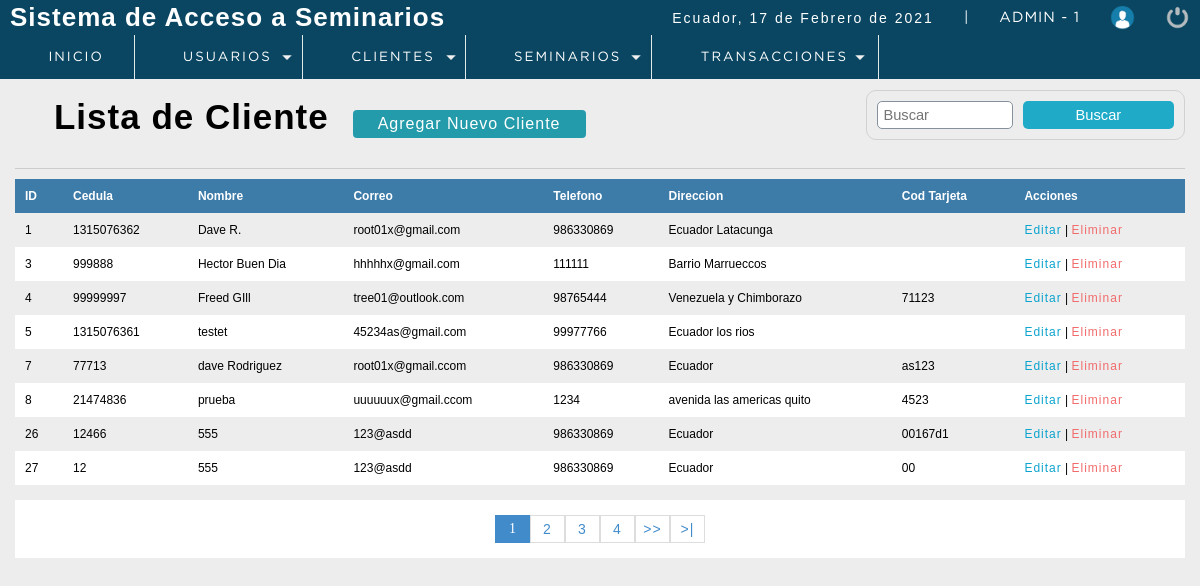
The page /sistema/lista_clientes.php (signed in) on the database as committed earlier.
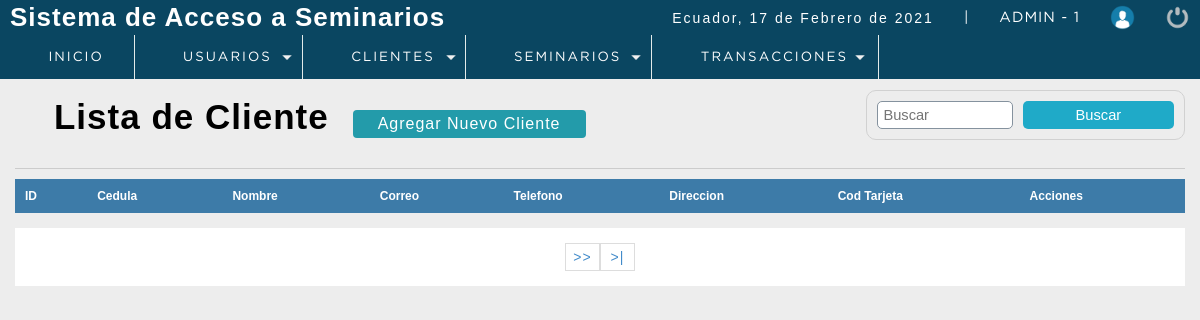
The same page on the database as committed later.
### tables this page shows
CREATE TABLE `cliente` (
  `idcliente` int(11) NOT NULL,
  `cedula` int(11) DEFAULT NULL,
  `nombre` varchar(80) DEFAULT NULL,
  `apellidos` varchar(80) NOT NULL,
  `Correo` varchar(80) DEFAULT NULL,
  `telefono` int(11) DEFAULT NULL,
  `direccion` text DEFAULT NULL,
  `dateAdd` datetime NOT NULL DEFAULT current_timestamp(),
  `usuario_id` int(11) NOT NULL,
  `status` int(11) NOT NULL DEFAULT 1,
  `cod_tarjeta` varchar(20) NOT NULL
);

### sistema/includes/functions.php (called while the page is built, shortened)
<?php
	function fechaC(){
		$mes = array("","Enero",
					  "Febrero",
					  "Marzo",
					  "Abril",
					  "Mayo",
					  "Junio",
					  "Julio",
					  "Agosto",
					  "Septiembre",
					  "Octubre",
					  "Noviembre",
					  "Diciembre");
		return date('d')." de ". $mes[date('n')] . " de " . date('Y');
	}
 ?>

### sistema/lista_clientes.php (the view, shortened to what this page needs)
<?php
 include "../conection.php";
?>
<!DOCTYPE html>
<html lang="en">
<head>
	<?php include "includes/scripts.php"?>
</head>
<body>
 <?php include "includes/header.php"?>
	<section id="container">
		<h1><i class="fas fa-list-alt"></i> Lista de Cliente</h1>
        <a href="registro_cliente.php" class="btn_new">Agregar Nuevo Cliente</a>
    <form action="buscar_cliente.php" method="get" class="form_search">
        <input type="text" name="busqueda" id="busqueda" placeholder="Buscar">
        <input type="submit" value="Buscar" class="btn_search" >
    </form>
    <hr>
        <table>
            <tr>
                <th>ID</th>
                <th>Cedula</th>
                <th>Nombre</th>
                <th>Correo</th>
                <th>Telefono</th>
                <th>Direccion</th>
                <th>Cod Tarjeta</th>
                <th>Acciones</th>
            </tr>
            <?php
           $sql_registre = mysqli_query($conection,"SELECT COUNT(*) AS total_registro FROM cliente WHERE Status =1");
           $result_registre = mysqli_fetch_array($sql_registre);
           $total_resgistros = $result_registre['total_registro'];
           $por_pagina = 8;
           if (empty($_GET['pagina'])) {
               $pagina =1;
           }
           else {
               $pagina = $_GET['pagina'];
           }
           $desde = ($pagina - 1) * $por_pagina;
           $total_paginas = ceil($total_resgistros / $por_pagina);
           $query = mysqli_query($conection,"SELECT idcliente, cedula, CONCAT(Nombre, ' ', Apellidos) AS nombre_c, Correo, telefono, direccion, cod_tarjeta
                                                                    FROM cliente  WHERE status = 1
                                                                    ORDER BY idcliente ASC LIMIT $desde, $por_pagina");
           $result = mysqli_num_rows($query);
           if ($result > 0) {
               while ($data = mysqli_fetch_array($query)) {
           ?>
            <tr>
                <td><?php echo $data["idcliente"];?></td>
                <td><?php echo $data["cedula"];?></td>
                <td><?php echo $data["nombre_c"];?></td>
                <td><?php echo $data["Correo"];?></td>
                <td><?php echo $data["telefono"];?></td>
                <td><?php echo $data["direccion"];?></td>
                <td><?php echo $data["cod_tarjeta"];?></td>
                <td>
                    <a class="link_edit" href="editar_cliente.php?id=<?php echo $data["idcliente"];?>">Editar</a>
                   <?php if ($_SESSION['rol']==1 || $_SESSION['rol']==2) {
                     ?>
                     |
                    <a class="link_delete" href="eliminar_cliente.php?id=<?php echo $data["idcliente"];?>">Eliminar</a>
                    <?php } ?>
                </td>
            </tr>
                <?php
               }
           }
            ?>
        </table>
        <div class="paginador">
                    <ul>
                    <?php
                    for ($i=1; $i <= $total_paginas; $i++) {
                        if ($i == $pagina) {
                            echo '<li class="pageSelected">'.$i.'</li>';
                        }
                        else {
                            echo '<li><a href="?pagina='.$i.'">'.$i.'</a></li>';
                        }
                    }
                    if ($pagina!=$total_paginas) {
                    ?>
                    <li><a href="?pagina=<?php echo $pagina+1;?>">>></a></li>
                    <li><a href="?pagina=<?php echo $total_paginas;?>">>|</a></li>
                        <?php
                            }
                        ?>
                    </ul>
                </div>
	</section>
</body>
</html>

### sistema/includes/scripts.php (shortened to what this page needs)
<link rel="stylesheet" type="text/css" href="css/style.css">
<?php include "functions.php"?>

### sistema/includes/header.php (shortened to what this page needs)
<header>
		<div class="header">
			<h1>Sistema de Acceso a Seminarios</h1>
			<div class="optionsBar">
				<p>Ecuador, <?php echo fechaC();  ?></p>
				<span>|</span>
				<span class="user"><?php echo $_SESSION['user'].' - '.$_SESSION['rol'] ?></span>
				<img class="photouser" src="img/user.png" alt="Usuario">
				<a href="salir.php"><img class="close" src="img/salir.png" alt="Salir del sistema" title="Salir"></a>
			</div>
		</div>
    <?php  include "nav.php" ?>
</header>

### sistema/includes/nav.php (shortened to what this page needs)
<nav>
			<ul>
				<li><a href="index.php"><i class="fas fa-laptop-house"></i> Inicio</a></li>
				<?php
					if ($_SESSION['rol'] == 1) {
				?>
				<li class="principal">
					<a href="#"><i class="fas fa-users"></i> Usuarios</a>
				</li>
				<?php }?>
				<li class="principal">
					<a href="#"><i class="far fa-address-card"></i> Clientes</a>
				</li>
				<li class="principal">
					<a href="#"> <i class="far fa-clock"></i> Seminarios</a>
				</li>
				<li class="principal">
					<a href="#"><i class="far fa-calendar-check"></i> Transacciones</a>
				</li>
			</ul>
		</nav>

### sistema/css/style.css (style rules this page uses)
* { margin: 0; padding: 0; box-sizing: border-box; }
body { background: #ededed; }
h1, h2, h3, h4, h5, h6 { font-family: 'arial'; font-weight: bold; letter-spacing: 1px; }
h1 { font-size: 26px; }
p { font-family: 'arial'; letter-spacing: 2px; font-size: 14px; line-height: 20px; }
a { text-decoration: none; font-family: arial; letter-spacing: 1px; }
span { font-family: 'GothamBook'; letter-spacing: 1px; font-size: 14px; line-height: 20px; }
header { position: fixed; width: 100%; }
.header { color: #FFF; background: #0a4661; height: 35px; display: -webkit-flex; display: -moz-flex; display: -ms-flex; display: -o-flex; display: flex; justify-content: space-between; align-items: center; padding: 10px; }
.optionsBar { display: -webkit-flex; display: -moz-flex; display: -ms-flex; display: -o-flex; display: flex; justify-content: center; align-items: center; }
.optionsBar span { color: #FFF; font-size: 11pt; font-family: 'GothamBook'; text-transform: uppercase; margin-left: 30px; }
.photouser { margin-left: 30px; width: 25px; height: 25px; }
.close { width: 25px; height: 25px; }
.optionsBar a { display: -webkit-flex; display: -moz-flex; display: -ms-flex; display: -o-flex; display: flex; margin-left: 30px; }
nav ul { background: #0a4661; list-style: none; display: -webkit-flex; display: -moz-flex; display: -ms-flex; display: -o-flex; display: flex; justify-content: left; align-items: center; }
nav ul > li a { position: relative; }
nav a { color: #FFF; display: block; font-size: 10pt; font-family: 'GothamBook'; padding: 15px 30px; text-transform: uppercase; letter-spacing: 2px; transition: background .5s; border-right: 1px solid #e3ebea; }
nav .principal > a { background: url(../img/arrow_bottom.png) no-repeat; background-position-x: 0%; background-position-y: 0%; background-size: auto auto; background-position: 94% center; background-size: 10px; }
#container { padding: 90px 15px 15px; }
hr { border: 0; background: #CCC; height: 1px; margin: 10px 0; display: block; }
form { border: 2px solid #78909C; border-radius: 2%; background: #FFF; margin: auto; padding: 20px 50px; border: 1px solid #d1d1d1; }
input,select { display: block; width: 100%; font-size: 11pt; padding: 5px; border: 1px solid #85929e; border-radius: 5px; }
#container h1 { font-size: 35px; display: inline-block; }
.btn_new { display: inline-block; background: #239baa; color: #FFF; padding: 5px 25px; border-radius: 4px; margin: 20px; }
table { border-collapse: collapse; font-size: 12px; font-family: 'arial'; width: 100%; }
table th { text-align: left; padding: 10px; background: #3d7ba8; color: #FFF; }
table tr:nth-child(odd) { background: #FFF; }
.paginador ul { padding: 15px; list-style: none; background: #FFF; margin-top: 15px; display: -webkit-flex; display: -moz-flex; display: -ms-flex; display: -o-flex; display: flex; justify-content: center; }
.paginador a, .pageSelected { color: #428bca; border: 1px solid #ddd; padding: 5px; display: inline-block; font-size: 14px; text-align: center; width: 35px; }
.form_search { display: -webkit-flex; display: -moz-flex; display: -ms-flex; display: -o-flex; display: flex; float: right; background: initial; padding: 10px; border-radius: 10px; }
.form_search .btn_search { background: #1faac8; color: #FFF; padding: 0 20px; border: 0; cursor: pointer; margin-left: 10px; }
table td { padding: 10px; }
.link_edit { color: #0ca4ce; }
.link_delete { color: #f26b6b; }
.pageSelected { color: #FFF; background: #428bca; border: 1px solid #428bca; }

Rows that differ between the two databases and show on the page:
removed cliente: idcliente "1", cedula "1315076362", nombre_c "Dave R.", Correo "root01x@gmail.com", telefono "986330869", direccion "Ecuador Latacunga"
removed cliente: idcliente "3", cedula "999888", nombre_c "Hector Buen Dia", Correo "hhhhhx@gmail.com", telefono "111111", direccion "Barrio Marrueccos"
removed cliente: idcliente "4", cedula "99999997", nombre_c "Freed GIll", Correo "tree01@outlook.com", telefono "98765444", direccion "Venezuela y Chimborazo", cod_tarjeta "71123"
removed cliente: idcliente "5", cedula "1315076361", nombre_c "testet", Correo "45234as@gmail.com", telefono "99977766", direccion "Ecuador los rios"
removed cliente: idcliente "7", cedula "77713", nombre_c "dave Rodriguez", Correo "root01x@gmail.ccom", telefono "986330869", direccion "Ecuador", cod_tarjeta "as123"
removed cliente: idcliente "8", cedula "21474836", nombre_c "prueba", Correo "uuuuuux@gmail.ccom", telefono "1234", direccion "avenida las americas quito", cod_tarjeta "4523"
removed cliente: idcliente "26", cedula "12466", nombre_c "555", Correo "123@asdd", telefono "986330869", direccion "Ecuador", cod_tarjeta "00167d1"
removed cliente: idcliente "27", cedula "12", nombre_c "555", Correo "123@asdd", telefono "986330869", direccion "Ecuador", cod_tarjeta "00"
Other text that changed with them:
list line gone: "1"
list line gone: "2"
list line gone: "3"
list line gone: "4"
